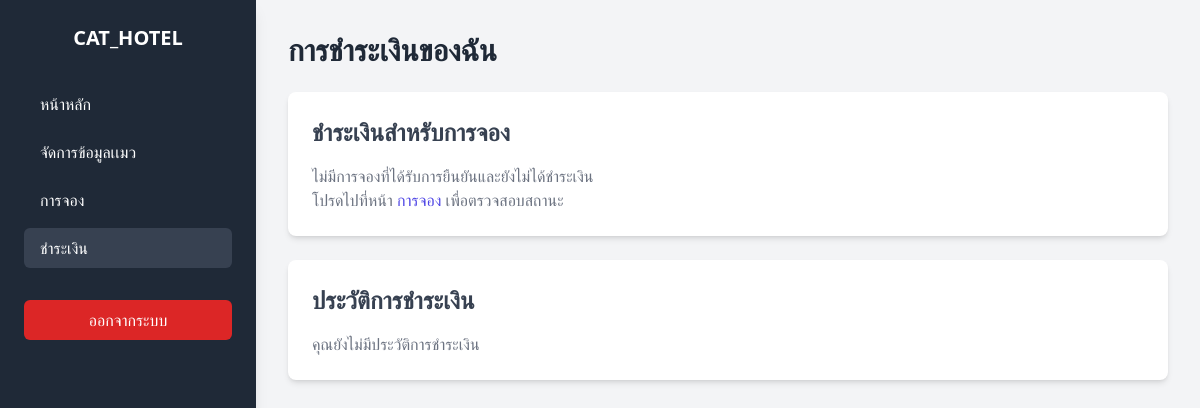
The app's page /payments.php (signed in), older data.
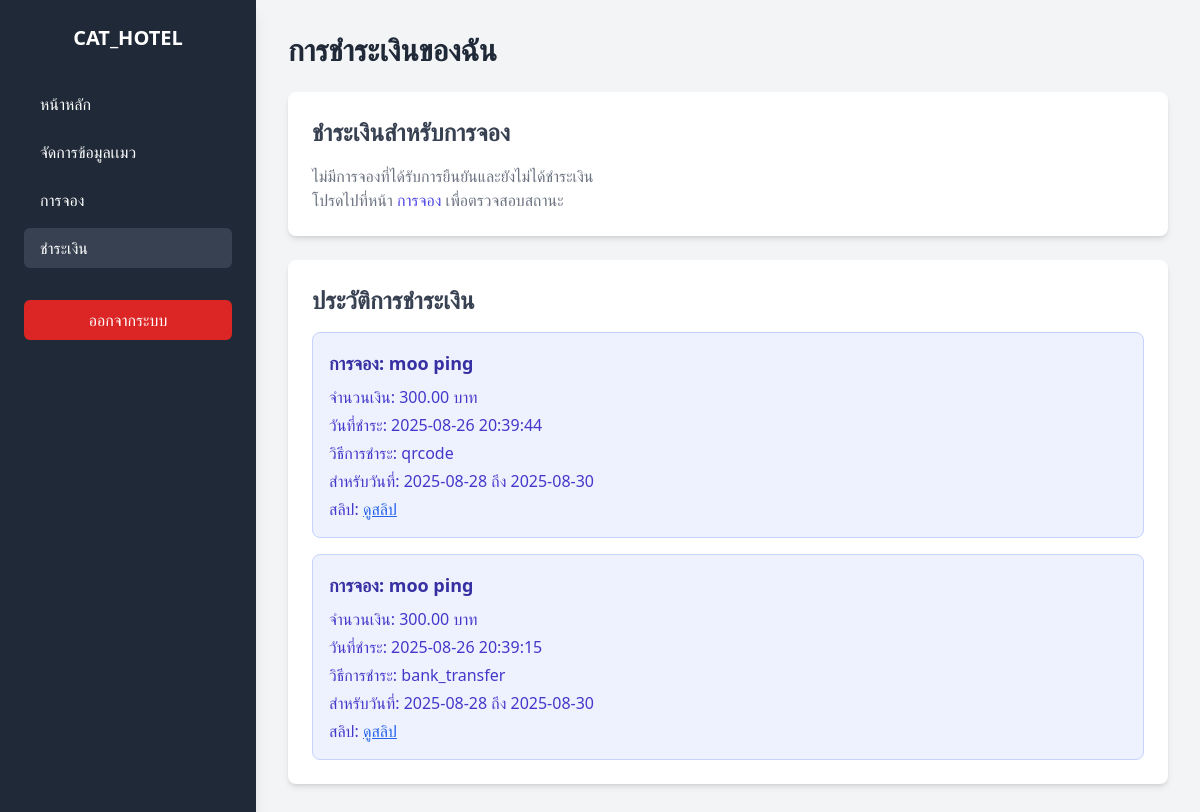
The same page, newer data.
### tables this page shows
CREATE TABLE `payments` (
  `id` int(11) NOT NULL,
  `customer_id` int(11) NOT NULL,
  `reservation_id` int(11) NOT NULL,
  `amount` decimal(10,2) NOT NULL,
  `payment_method` varchar(50) NOT NULL,
  `slip_path` varchar(255) DEFAULT NULL,
  `payment_date` timestamp NOT NULL DEFAULT current_timestamp(),
  `user_id` int(11) DEFAULT NULL
);

CREATE TABLE `cats` (
  `id` int(11) NOT NULL,
  `user_id` int(11) NOT NULL,
  `name` varchar(100) NOT NULL,
  `color` varchar(50) DEFAULT NULL,
  `age` int(11) DEFAULT NULL,
  `gender` enum('male','female') NOT NULL
);

CREATE TABLE `reservations` (
  `id` int(11) NOT NULL,
  `customer_id` int(11) NOT NULL,
  `cat_id` int(11) NOT NULL,
  `date_from` date NOT NULL,
  `date_to` date NOT NULL,
  `room_type` varchar(255) NOT NULL,
  `paid` tinyint(1) NOT NULL DEFAULT 0,
  `total_cost` decimal(10,2) NOT NULL DEFAULT 0.00,
  `status` enum('pending','confirmed','cancelled') NOT NULL DEFAULT 'pending'
);

### payments.php (the view, shortened to what this page needs)
<?php
include 'db_connect.php';
$stmt = $conn->prepare("SELECT id FROM users WHERE username=?");
$stmt->bind_param("s", $_SESSION['username']);
$stmt->execute();
$result = $stmt->get_result();
$user = $result->fetch_assoc();
$user_id = isset($user['id']) ? (int)$user['id'] : 0;
$stmt = $conn->prepare("
    SELECT r.id, r.total_cost, r.date_from, r.date_to, c.name as cat_name
    FROM reservations r
    JOIN cats c ON r.cat_id = c.id
    WHERE r.customer_id = ? AND r.paid = 0 AND r.status = 'confirmed'
    ORDER BY r.date_from DESC
");
$stmt->bind_param("i", $user_id);
$stmt->execute();
$result = $stmt->get_result();
$unpaid_reservations = $result->fetch_all(MYSQLI_ASSOC);
$stmt = $conn->prepare("
    SELECT p.*, r.date_from, r.date_to, c.name as cat_name
    FROM payments p
    JOIN reservations r ON p.reservation_id = r.id
    JOIN cats c ON r.cat_id = c.id
    WHERE p.customer_id = ?
    ORDER BY p.payment_date DESC
");
$stmt->bind_param("i", $user_id);
$stmt->execute();
$result = $stmt->get_result();
$payments = $result->fetch_all(MYSQLI_ASSOC);
?>
<!DOCTYPE html>
<html lang="th">
<head>
    <script src="https://cdn.tailwindcss.com"></script>
</head>
<body class="bg-gray-100 font-sans">
<div class="flex min-h-screen">
    <aside class="w-64 bg-gray-800 text-white p-6 shadow-lg">
        <div class="text-xl font-semibold mb-8 text-center">CAT_HOTEL</div>
        <nav>
            <ul>
                <li class="mb-2"><a href="user_index.php" class="block w-full text-left py-2 px-4 rounded-md hover:bg-gray-700 transition-colors duration-200">หน้าหลัก</a></li>
                <li class="mb-2"><a href="my_cats.php" class="block w-full text-left py-2 px-4 rounded-md hover:bg-gray-700 transition-colors duration-200">จัดการข้อมูลเเมว</a></li>
                <li class="mb-2"><a href="reservations.php" class="block w-full text-left py-2 px-4 rounded-md hover:bg-gray-700 transition-colors duration-200">การจอง</a></li>
                <li class="mb-2"><a href="payments.php" class="block w-full text-left py-2 px-4 rounded-md bg-gray-700 transition-colors duration-200">ชำระเงิน</a></li>
                <li class="mt-8"><a href="logout.php" class="block py-2 px-4 rounded-md bg-red-600 hover:bg-red-700 transition-colors duration-200 text-center">ออกจากระบบ</a></li>
            </ul>
        </nav>
    </aside>
    <main class="flex-1 p-8">
        <h2 class="text-3xl font-bold mb-6 text-gray-800">การชำระเงินของฉัน</h2>
        <div id="add-payment-form" class="bg-white p-6 rounded-lg shadow-md mb-6">
            <h3 class="text-2xl font-semibold mb-4 text-gray-700">ชำระเงินสำหรับการจอง</h3>
            <?php if (count($unpaid_reservations) > 0) { ?>
                <form method="POST" class="space-y-4" enctype="multipart/form-data">
                    <input type="hidden" name="action" value="add_payment">
                    <div>
                        <label for="reservation_id" class="block text-sm font-medium text-gray-700">เลือกการจอง:</label>
                        <select id="reservation_id" name="reservation_id" required onchange="updateAmount()"
                                class="mt-1 block w-full px-3 py-2 border border-gray-300 rounded-md shadow-sm focus:outline-none focus:ring-indigo-500 focus:border-indigo-500">
                            <option value="0" data-cost="0">--- เลือกการจองที่ยังไม่ได้ชำระ ---</option>
                            <?php foreach($unpaid_reservations as $res) { ?>
                                <option value="<?php echo (int)$res['id']; ?>" data-cost="<?php echo htmlspecialchars($res['total_cost']); ?>">
                                    <?php
                                        echo "แมว: " . htmlspecialchars($res['cat_name']) .
                                             " | วันที่: " . htmlspecialchars($res['date_from']) .
                                             " ถึง " . htmlspecialchars($res['date_to']) .
                                             " (ราคา: " . number_format($res['total_cost'], 2) . " บาท)";
                                    ?>
                                </option>
                            <?php } ?>
                        </select>
                    </div>
                    <div>
                        <label for="amount" class="block text-sm font-medium text-gray-700">จำนวนเงินที่ต้องชำระ:</label>
                        <input type="number" step="0.01" id="amount" name="amount" required readonly
                               class="mt-1 block w-full px-3 py-2 border border-gray-300 rounded-md shadow-sm focus:outline-none focus:ring-indigo-500 focus:border-indigo-500 bg-gray-50"
                               placeholder="เช่น 500.00">
                    </div>
                    <div>
                        <label for="payment_method" class="block text-sm font-medium text-gray-700">ช่องทางการชำระเงิน:</label>
                        <select id="payment_method" name="payment_method" required
                                class="mt-1 block w-full px-3 py-2 border border-gray-300 rounded-md shadow-sm focus:outline-none focus:ring-indigo-500 focus:border-indigo-500">
                            <option value="">เลือกการชำระ</option>
                            <option value="bank_transfer">โอนเงินผ่านธนาคาร</option>
                            <option value="qrcode">สแกน QR Code</option>
                        </select>
                    </div>
                    <div id="payment-details-container" class="mt-4 hidden">
                        <div id="bank-box" class="hidden text-center">
                            <p class="text-sm text-gray-600 mb-2">โอนเข้าบัญชีธนาคาร:</p>
                            <div class="bg-gray-100 p-4 rounded-lg shadow inline-block text-left">
                                <p><span class="font-semibold">ธนาคาร:</span> กสิกรไทย</p>
                                <p><span class="font-semibold">เลขที่บัญชี:</span> 123-4-56789-0</p>
                                <p><span class="font-semibold">ชื่อบัญชี:</span> นายทดสอบ ระบบ</p>
                            </div>
                        </div>
                        <div id="qrcode-box" class="hidden">
                            <p class="text-sm text-gray-600 mt-2 mb-2 text-center">สแกน QR Code เพื่อชำระเงิน:</p>
                            <div class="flex justify-center mb-4">
                                <img src="images/qrcode.png" alt="QR Code" class="w-56 h-56 border rounded-lg shadow">
                            </div>
                        </div>
                        <div id="slip-box" class="mt-4">
                            <label for="slip" class="block text-sm font-medium text-gray-700">อัปโหลดสลิปการโอน ≤ 5MB:</label>
                            <input type="file" id="slip" name="slip" accept="image/*" required
                                   class="mt-1 block w-full text-sm text-gray-700 border border-gray-300 rounded-md shadow-sm cursor-pointer focus:outline-none focus:ring-indigo-500 focus:border-indigo-500">
                            <div id="slip-preview" class="mt-3 hidden text-center">
                                <p class="text-sm text-gray-600 mb-2">ตัวอย่างสลิป:</p>
                                <img id="slip-preview-img" src="#" alt="preview" class="mx-auto w-48 h-auto rounded shadow" />
                            </div>
                        </div>
                    </div>
                    <button type="submit"
                            class="w-full bg-indigo-600 hover:bg-indigo-700 text-white font-bold py-2 px-4 rounded-md focus:outline-none focus:ring-2 focus:ring-offset-2 focus:ring-indigo-500 transition-colors duration-200">
                        ยืนยันการชำระเงิน
                    </button>
                </form>
            <?php } else { ?>
                <p class="text-gray-500">ไม่มีการจองที่ได้รับการยืนยันและยังไม่ได้ชำระเงิน</p>
                <p class="text-gray-500">โปรดไปที่หน้า <a href="reservations.php" class="text-indigo-600 hover:underline">การจอง</a> เพื่อตรวจสอบสถานะ</p>
            <?php } ?>
        </div>
        <div id="payment-records" class="bg-white p-6 rounded-lg shadow-md">
            <h3 class="text-2xl font-semibold mb-4 text-gray-700">ประวัติการชำระเงิน</h3>
            <?php if (count($payments) > 0) { ?>
                <div class="space-y-4">
                    <?php foreach($payments as $payment) { ?>
                        <div class="p-4 bg-indigo-50 rounded-lg border border-indigo-200">
                            <h5 class="text-lg font-semibold text-indigo-800 mb-2">
                                การจอง: <?php echo htmlspecialchars($payment['cat_name']); ?>
                            </h5>
                            <ul class="text-indigo-700 space-y-1">
                                <li><span class="font-medium">จำนวนเงิน:</span> <?php echo number_format((float)$payment['amount'], 2); ?> บาท</li>
                                <li><span class="font-medium">วันที่ชำระ:</span> <?php echo htmlspecialchars($payment['payment_date']); ?></li>
                                <li><span class="font-medium">วิธีการชำระ:</span> <?php echo htmlspecialchars($payment['payment_method']); ?></li>
                                <li><span class="font-medium">สำหรับวันที่:</span> <?php echo htmlspecialchars($payment['date_from']); ?> ถึง <?php echo htmlspecialchars($payment['date_to']); ?></li>
                                <?php if (!empty($payment['slip_path'])) { ?>
                                    <li>
                                        <span class="font-medium">สลิป:</span>
                                        <a href="<?php echo htmlspecialchars($payment['slip_path']); ?>" target="_blank" class="text-blue-600 underline">ดูสลิป</a>
                                    </li>
                                <?php } ?>
                            </ul>
                        </div>
                    <?php } ?>
                </div>
            <?php } else { ?>
                <p class="text-gray-500">คุณยังไม่มีประวัติการชำระเงิน</p>
            <?php } ?>
        </div>
    </main>
</div>
</body>
</html>

### payments.php (style rules this page uses)
body { font-family: 'Inter', sans-serif; background-color: #f3f4f6; }

Row changes from the older to the newer data that the page shows:
added payments: cats.name "moo ping", amount "300.00", payment_date "2025-08-26 20:39:44", payment_method "qrcode", reservation.date_from "2025-08-28", reservation.date_to "2025-08-30"
added payments: cats.name "moo ping", amount "300.00", payment_date "2025-08-26 20:39:15", payment_method "bank_transfer", reservation.date_from "2025-08-28", reservation.date_to "2025-08-30"
Text that changed along with them:
text no longer shown: "คุณยังไม่มีประวัติการชำระเงิน"
